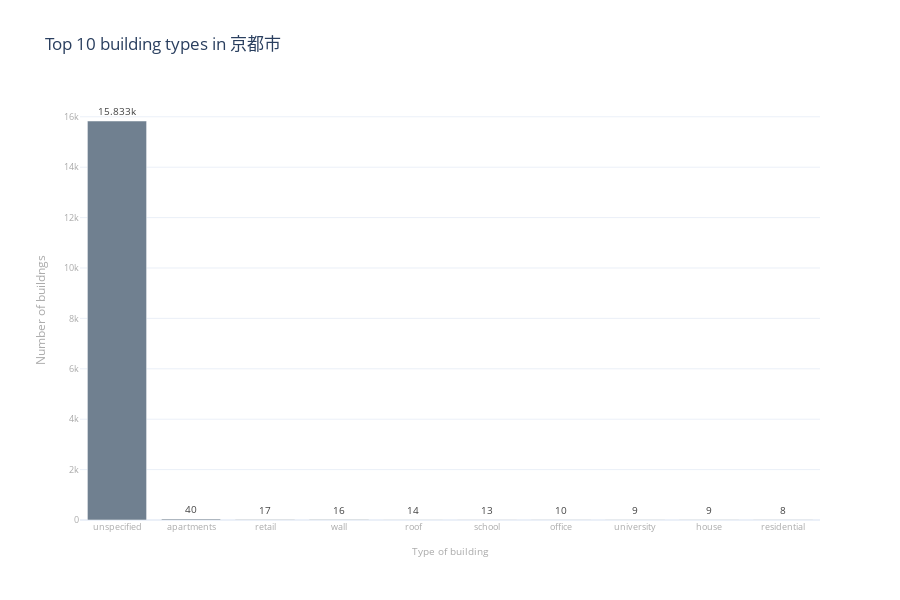

Notebook code cell kept with this figure:
### Code cell
# bar chart
fig = px.bar(osm_building_counts.head(10),
        x='building',
        y='count',
        title="Top 10 building types in "+address, # title
        text_auto = True,
        height=600,
        width=900,
        color_discrete_sequence =['slategray']*len(osm_building_counts), # single color for all the bars
        labels={
                'count': 'Number of buildngs',
                'building': 'Type of building',
        })

# bar label
fig.update_traces(textposition='outside',textfont_size=10,textfont_color='#444')

# axes labels
fig.update_yaxes(title_font_size=12,title_font_color='#aaa',tickfont_color='#aaa',tickfont_size=9)
fig.update_xaxes(title_font_size=10,title_font_color='#aaa',tickfont_color='#aaa',tickfont_size=9)

# show the figure
fig.show()

### Figure 1 — Plotly figure (JSON) as saved in the notebook; plotly's stock layout.template omitted (floating-point values rounded to 4 significant figures)
{"data": [{"alignmentgroup": "True", "hovertemplate": "Type of building=%{x}<br>Number of buildngs=%{y}<extra></extra>", "legendgroup": "", "marker": {"color": "slategray", "pattern": {"shape": ""}}, "name": "", "offsetgroup": "", "orientation": "v", "showlegend": false, "textfont": {"color": "#444", "size": 10}, "textposition": "outside", "texttemplate": "%{y}", "type": "bar", "x": ["unspecified", "apartments", "retail", "wall", "roof", "school", "office", "university", "house", "residential"], "xaxis": "x", "y": [15833, 40, 17, 16, 14, 13, 10, 9, 9, 8], "yaxis": "y"}], "layout": {"barmode": "relative", "height": 600, "legend": {"tracegroupgap": 0}, "title": {"text": "Top 10 building types in 京都市"}, "width": 900, "xaxis": {"anchor": "y", "domain": [0, 1], "tickfont": {"color": "#aaa", "size": 9}, "title": {"font": {"color": "#aaa", "size": 10}, "text": "Type of building"}}, "yaxis": {"anchor": "x", "domain": [0, 1], "tickfont": {"color": "#aaa", "size": 9}, "title": {"font": {"color": "#aaa", "size": 12}, "text": "Number of buildngs"}}}}
